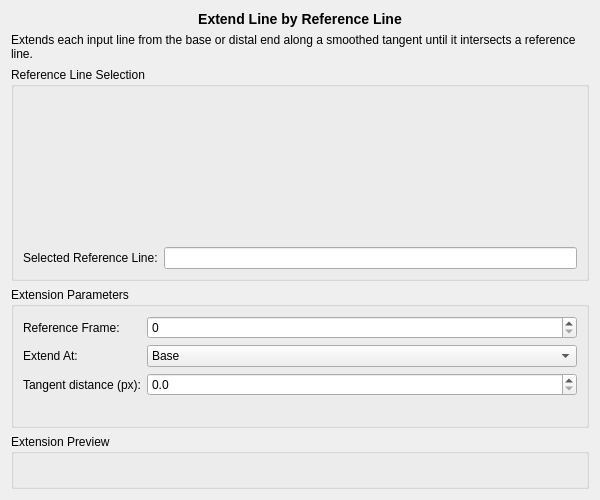
<?xml version="1.0" encoding="UTF-8"?>
<ui version="4.0">
 <class>LineExtend_Widget</class>
 <widget class="QWidget" name="LineExtend_Widget">
  <property name="geometry">
   <rect>
    <x>0</x>
    <y>0</y>
    <width>600</width>
    <height>500</height>
   </rect>
  </property>
  <property name="windowTitle">
   <string>Extend Line by Reference Line</string>
  </property>
  <layout class="QVBoxLayout" name="verticalLayout">
   <item>
    <widget class="QLabel" name="titleLabel">
     <property name="text">
      <string>Extend Line by Reference Line</string>
     </property>
     <property name="alignment">
      <set>Qt::AlignCenter</set>
     </property>
     <property name="styleSheet">
      <string>font-weight: bold; font-size: 14px;</string>
     </property>
    </widget>
   </item>
   <item>
    <widget class="QLabel" name="descriptionLabel">
     <property name="text">
      <string>Extends each input line from the base or distal end along a smoothed tangent until it intersects a reference line.</string>
     </property>
     <property name="wordWrap">
      <bool>true</bool>
     </property>
    </widget>
   </item>
   <item>
    <widget class="QGroupBox" name="referenceLineGroupBox">
     <property name="title">
      <string>Reference Line Selection</string>
     </property>
     <layout class="QVBoxLayout" name="referenceLineLayout">
      <item>
       <widget class="Feature_Table_Widget" name="line_feature_table_widget" native="true">
        <property name="minimumSize">
         <size>
          <width>0</width>
          <height>150</height>
         </size>
        </property>
       </widget>
      </item>
      <item>
       <layout class="QHBoxLayout" name="selectedLineLayout">
        <item>
         <widget class="QLabel" name="selectedLineLabel">
          <property name="text">
           <string>Selected Reference Line:</string>
          </property>
         </widget>
        </item>
        <item>
         <widget class="QLineEdit" name="selectedLineLineEdit">
          <property name="readOnly">
           <bool>true</bool>
          </property>
         </widget>
        </item>
       </layout>
      </item>
     </layout>
    </widget>
   </item>
   <item>
    <widget class="QGroupBox" name="parametersGroupBox">
     <property name="title">
      <string>Extension Parameters</string>
     </property>
     <layout class="QFormLayout" name="parametersFormLayout">
      <item row="0" column="0">
       <widget class="QLabel" name="referenceFrameLabel">
        <property name="text">
         <string>Reference Frame:</string>
        </property>
       </widget>
      </item>
      <item row="0" column="1">
       <widget class="QSpinBox" name="referenceFrameSpinBox">
        <property name="maximum">
         <number>999999</number>
        </property>
       </widget>
      </item>
      <item row="1" column="0">
       <widget class="QLabel" name="extendEndLabel">
        <property name="text">
         <string>Extend At:</string>
        </property>
       </widget>
      </item>
      <item row="1" column="1">
       <widget class="QComboBox" name="extendEndComboBox">
        <item>
         <property name="text">
          <string>Base</string>
         </property>
        </item>
        <item>
         <property name="text">
          <string>Distal</string>
         </property>
        </item>
       </widget>
      </item>
      <item row="2" column="0">
       <widget class="QLabel" name="tangentDistancePixelsLabel">
        <property name="text">
         <string>Tangent distance (px):</string>
        </property>
       </widget>
      </item>
      <item row="2" column="1">
       <widget class="QDoubleSpinBox" name="tangentDistancePixelsSpinBox">
        <property name="decimals">
         <number>1</number>
        </property>
        <property name="maximum">
         <double>10000.000000000000000</double>
        </property>
        <property name="singleStep">
         <double>1.000000000000000</double>
        </property>
       </widget>
      </item>
      <item row="3" column="0" colspan="2">
       <widget class="QLabel" name="frameDescriptionLabel">
        <property name="wordWrap">
         <bool>true</bool>
        </property>
       </widget>
      </item>
     </layout>
    </widget>
   </item>
   <item>
    <widget class="QGroupBox" name="previewGroupBox">
     <property name="title">
      <string>Extension Preview</string>
     </property>
     <layout class="QVBoxLayout" name="previewLayout">
      <item>
       <widget class="QLabel" name="previewLabel">
        <property name="wordWrap">
         <bool>true</bool>
        </property>
       </widget>
      </item>
     </layout>
    </widget>
   </item>
   <item>
    <spacer name="verticalSpacer">
     <property name="orientation">
      <enum>Qt::Vertical</enum>
     </property>
     <property name="sizeHint" stdset="0">
      <size>
       <width>20</width>
       <height>40</height>
      </size>
     </property>
    </spacer>
   </item>
  </layout>
 </widget>
 <customwidgets>
  <customwidget>
   <class>Feature_Table_Widget</class>
   <extends>QWidget</extends>
   <header>Feature_Table_Widget/Feature_Table_Widget.hpp</header>
   <container>1</container>
  </customwidget>
 </customwidgets>
 <resources/>
 <connections/>
</ui>
